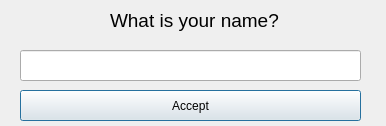
<?xml version="1.0" encoding="UTF-8"?>
<ui version="4.0">
 <class>Dialog</class>
 <widget class="QDialog" name="Dialog">
  <property name="geometry">
   <rect>
    <x>0</x>
    <y>0</y>
    <width>386</width>
    <height>126</height>
   </rect>
  </property>
  <property name="windowTitle">
   <string>Dialog</string>
  </property>
  <widget class="QLabel" name="label">
   <property name="geometry">
    <rect>
     <x>110</x>
     <y>10</y>
     <width>191</width>
     <height>21</height>
    </rect>
   </property>
   <property name="font">
    <font>
     <pointsize>14</pointsize>
    </font>
   </property>
   <property name="text">
    <string>What is your name?</string>
   </property>
  </widget>
  <widget class="QLineEdit" name="input_name">
   <property name="geometry">
    <rect>
     <x>20</x>
     <y>50</y>
     <width>341</width>
     <height>31</height>
    </rect>
   </property>
  </widget>
  <widget class="QPushButton" name="btn_accept">
   <property name="geometry">
    <rect>
     <x>20</x>
     <y>90</y>
     <width>341</width>
     <height>31</height>
    </rect>
   </property>
   <property name="text">
    <string>Accept</string>
   </property>
  </widget>
 </widget>
 <resources/>
 <connections/>
</ui>
